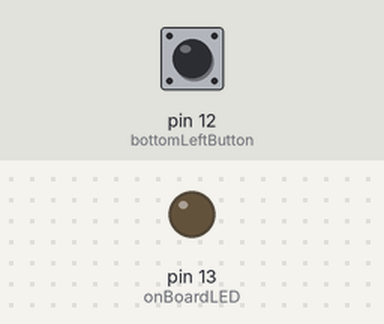
This sketch was run on a simulated Arduino Uno, built with avr-gcc and run on an emulated ATmega328P. Parts: output pins drawn as LEDs (lit = HIGH). The inputs (shaded band) are chosen by the test bench; at power-on: pin 12 (bottomLeftButton) HIGH.

Above: at 1.2 s.
1.3 s: pin 12 (bottomLeftButton) pulled LOW for 0.15 s
At 1.4 s:
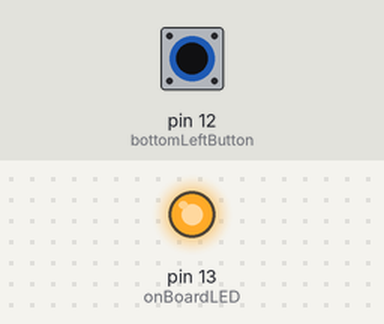
3.0 s: pin 12 (bottomLeftButton) pulled LOW for 3.2 s
At 7.6 s:
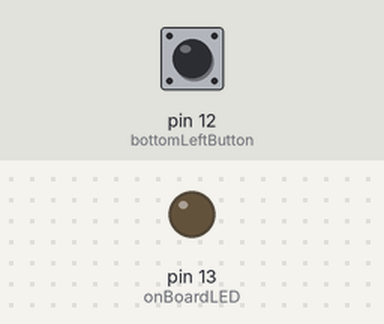
Timing chart, 0 to 9.1 s (numbered marks = the images above; inputs shaded):
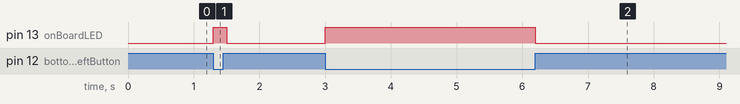

Measured:
- after the input at 1.3 s, pin 13 (onBoardLED): LOW → HIGH at once, → LOW 0.20 s later
- after the input at 3.0 s, pin 13 (onBoardLED): LOW → HIGH at once, → LOW 3.2 s later

The sketch:

FirstButtonCodeNoComments.ino
```cpp
int bottomLeftButton = 12;
int onBoardLED = 13;
void setup()
{
  pinMode(bottomLeftButton, INPUT_PULLUP);
  pinMode(onBoardLED, OUTPUT);
}
void loop()
{
  if (digitalRead(bottomLeftButton) == LOW)
  {
    digitalWrite(onBoardLED, HIGH);
  }
  else
  {
    digitalWrite(onBoardLED, LOW);
  }
  delay(100);
}
```
